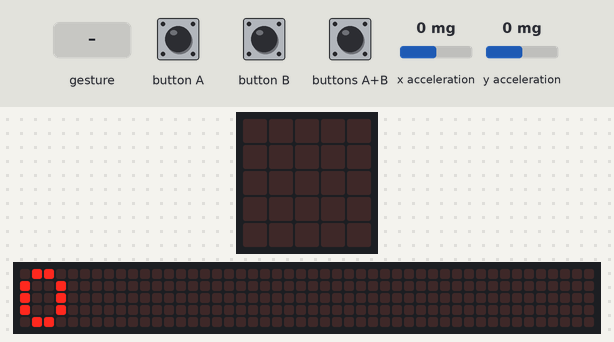
A program run on a simulated BBC micro:bit running MicroPython. Shown: the board's 5×5 LED display, a strip that is not on the board, showing the scrolling text unrolled. The test bench sets the inputs (shaded band); at power-on: y acceleration 0 mg, x acceleration 0 mg. Random numbers come from a fixed seed; a tilt is held for 1.5 s and a shake lasts 1 s, then the board lies face up again; the 48×5 strip is a reading aid, not a part: it shows the text the display is scrolling, unrolled, one strip-width of it at a time.

Above: at 1.27 s.
1.3 s: gesture 'shake'
At 1.57 s:
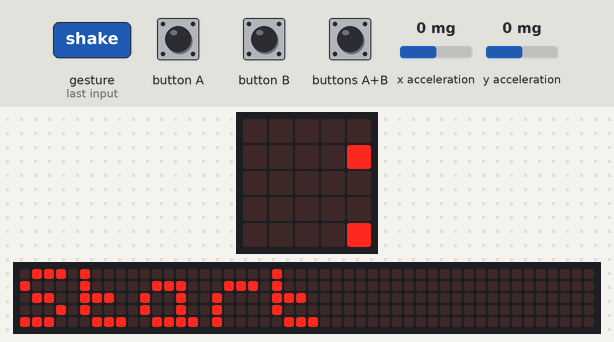
3.4 s: y acceleration set to -750 mg
At 6.18 s:
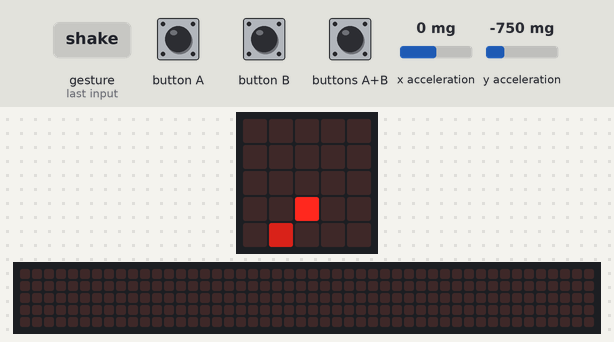
6.4 s: x acceleration set to -750 mg
At 7.7 s:
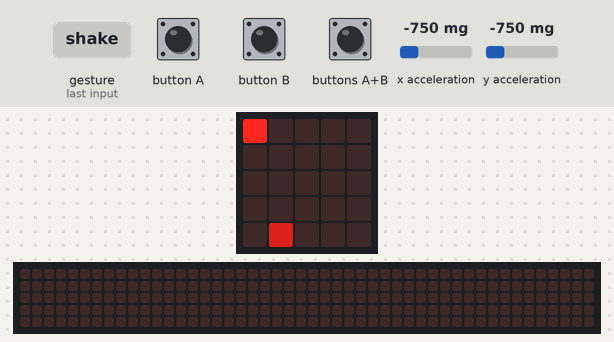
8.0 s: y acceleration set to 750 mg
At 9.8 s:
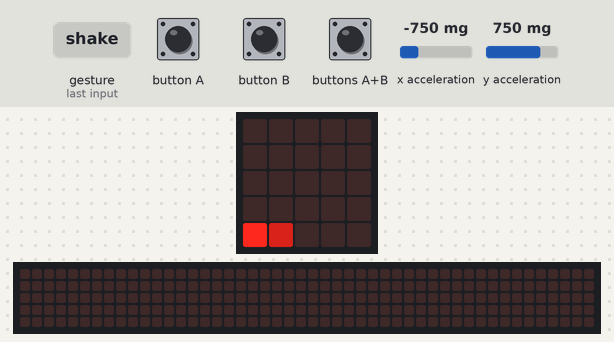
Timing chart, 0 to 10.9 s (numbered marks = the images above; inputs shaded):
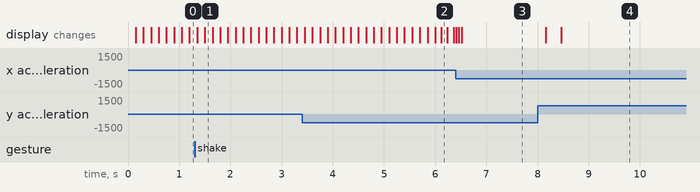

Measured:
- after the input at 8.0 s, the display: first changes after 0.16 s (image 4 shows a later state)

The program:

track_game.py
```python
import microbit as mBit
from random import randint

def point_control(x, y, step_x, step_y):
    mBit.display.set_pixel(x, y, 0)
    x += step_x
    y += step_y
    cyc = 0
    if cyc == 1:
        nl = 4
        pl = 0
    else:
        nl = 0
        pl = 4
    if x < 0 :
        x = nl
    elif x > 4:
        x = pl
    if y < 0 :
        y = nl
    elif y > 4:
        y = pl
    mBit.display.set_pixel(x, y, 9)
    return x,y

def new_point(x, y):
    rept = 1
    while rept == 1:
        nx = randint(0, 4)
        ny = randint(0, 4)
        if (nx == x) and (ny == y):
            rept = 1
        else:
            rept = 0
    mBit.display.set_pixel(nx, ny, 5)
    return nx, ny

acc_x = 0
acc_y = 0
def gesture_control():
    global x, y, acc_x, acc_y
    react_point = 200
    acc_x += int(mBit.accelerometer.get_x()/200)
    acc_y += int(mBit.accelerometer.get_y()/200)
    if acc_x > react_point:
        acc_x = 0
        x, y = point_control(x, y, 1, 0)
    elif acc_x < (-1*react_point):
        acc_x = 0
        x, y = point_control(x, y, -1, 0)
    if acc_y > react_point:
        acc_y = 0
        x, y = point_control(x, y, 0, 1)
    elif acc_y < (-1*react_point):
        acc_y = 0
        x, y = point_control(x, y, 0, -1)


score = 0
while (1 == 1):
    x = 2
    y = 4
    cx = 0
    cy = 0
    game_start = 0
    mBit.display.scroll(str(score), wait=False, loop=True)
    #while not(mBit.button_a.is_pressed() and mBit.button_b.is_pressed()) :
    while not(mBit.accelerometer.was_gesture("shake")):
        pass
    mBit.button_a.get_presses()
    mBit.button_b.get_presses()
    mBit.display.scroll("Start")
    game_start = 1
    point_control(x, y, cx, cy)
    score = 0
    correct = True
    t0 = mBit.running_time()
    while (game_start == 1):
        if correct:
            correct = False
            ax, ay = new_point(x, y)
        '''  control method by buttons
        if mBit.button_a.get_presses() > 0:
            x,y = point_control(x, y, 1, 0)
        if mBit.button_b.get_presses() > 0:
            x,y = point_control(x, y, 0, 1)
        '''
        #''' control by accelerometer
        gesture_control()
        #'''
        if mBit.running_time()-t0 > 30000:
            game_start = 0
        if (x == ax) and (y == ay):
            score += 1
            correct = True
            mBit.display.show(mBit.Image.HEART)
            mBit.sleep(100)
            mBit.display.clear()
            point_control(x, y, 0, 0)
```
